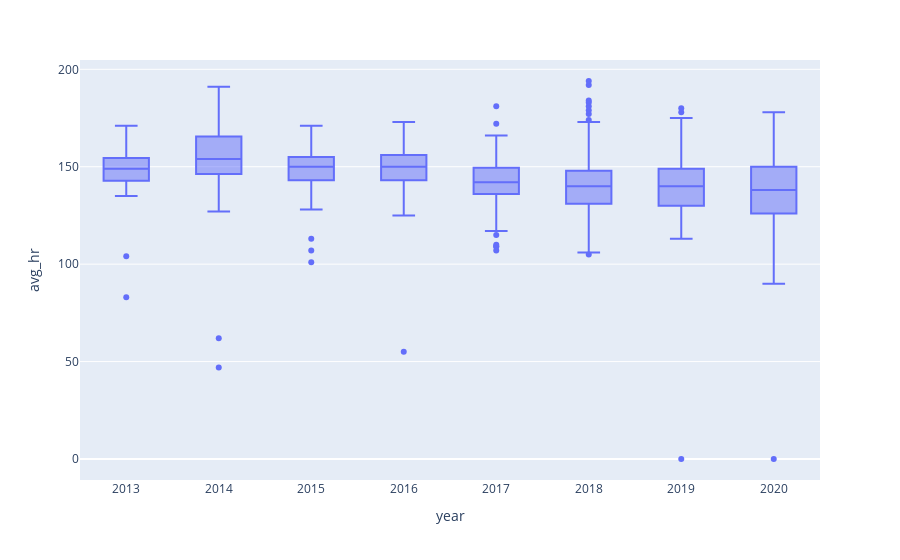

This figure's notebook cell:
### Code cell
#Plot heart rate 
fig = px.box(data_strava, x="year",y="avg_hr")
fig.show()

### Figure 1 — Plotly figure (JSON) as saved in the notebook; plotly's stock layout.template omitted (floating-point values rounded to 4 significant figures; data arrays with more than 128 entries replaced by an {"elided": "..."} marker saying what was removed)
{"data": [{"alignmentgroup": "True", "hovertemplate": "year=%{x}<br>avg_hr=%{y}<extra></extra>", "legendgroup": "", "marker": {"color": "#636efa"}, "name": "", "notched": false, "offsetgroup": "", "orientation": "v", "showlegend": false, "type": "box", "x": {"elided": "1618 str values"}, "x0": " ", "xaxis": "x", "y": {"elided": "1618 int values"}, "y0": " ", "yaxis": "y"}], "layout": {"boxmode": "group", "legend": {"tracegroupgap": 0}, "margin": {"t": 60}, "xaxis": {"anchor": "y", "domain": [0, 1], "title": {"text": "year"}}, "yaxis": {"anchor": "x", "domain": [0, 1], "title": {"text": "avg_hr"}}}}
